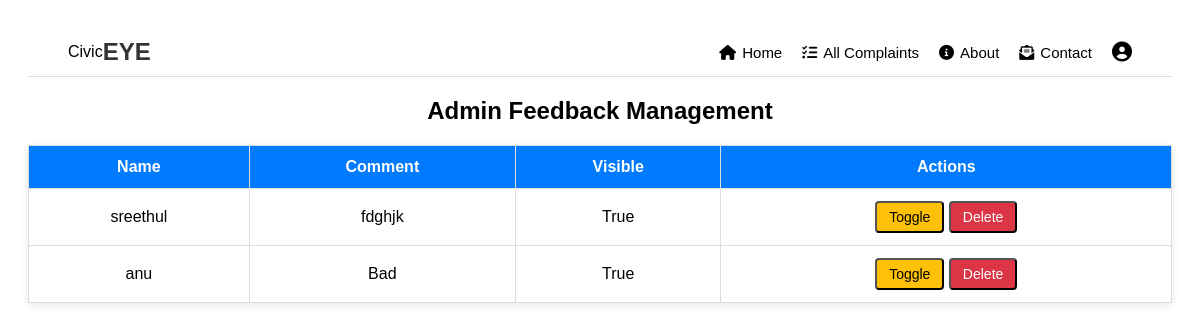
The page /admin_feedback on the database as committed earlier.
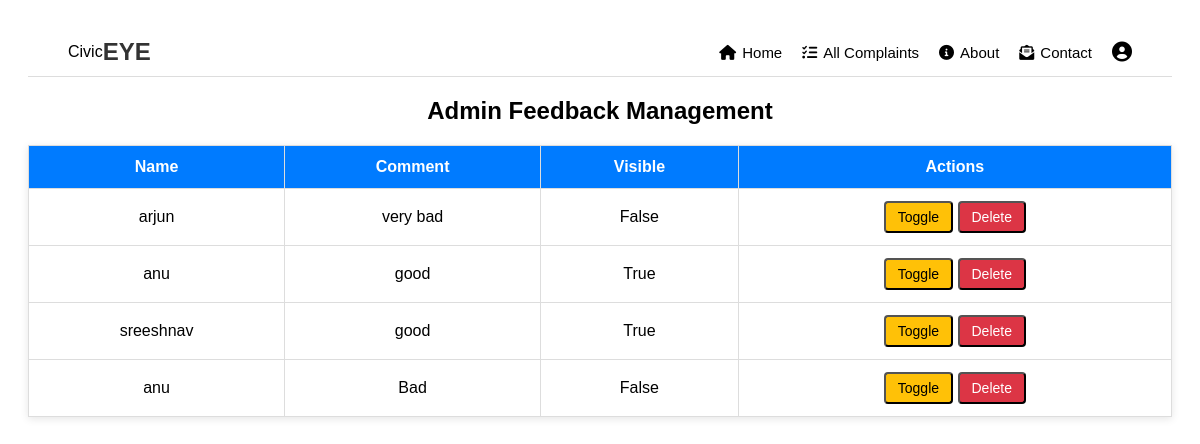
The same page on the database as committed later.
### myapp/models.py (models this page shows, shortened)
class Feedback(models.Model):
    name = models.CharField(max_length=100)
    suggestion = models.TextField()
    submitted_at = models.DateTimeField(auto_now_add=True)
    is_visible = models.BooleanField(default=True)

### myapp/views.py (the view)
# urls.py: path('admin_feedback', views.admin_feedback, name='admin_feedback'),
def admin_feedback(request):
    feedback_list = Feedback.objects.all().order_by('-submitted_at')
    return render(request, 'feedback_admin.html', {'feedbacks': feedback_list})

### template/feedback_admin.html (shortened to what this page needs)
<!DOCTYPE html>
<html>
<head>
    <link rel="stylesheet" href="https://cdnjs.cloudflare.com/ajax/libs/font-awesome/6.0.0-beta3/css/all.min.css">
</head>
<body>
  <header>
    <div class="logo">
      <div class="logo">Civic<span>EYE</span></div>
    </div>
    <nav>
      <a href="{% url 'admin_dashboard' %}"><i class="fas fa-home"></i> Home</a>
      <a href="{% url 'admin_complainte' %}"><i class="fas fa-tasks"></i> All Complaints</a>
      <a href="{% url 'about_view' %}"><i class="fas fa-info-circle"></i>About</a>
      <a href="{% url 'contact_view' %}"><i class="fas fa-envelope-open-text"></i>Contact</a>
      <div class="profile-menu">
        <i class="fas fa-user-circle profile-icon"></i>
      </div>
    </nav>
  </header>
    <h2>Admin Feedback Management</h2>
    <table>
        <thead>
            <tr>
                <th>Name</th>
                <th>Comment</th>
                <th>Visible</th>
                <th>Actions</th>
            </tr>
        </thead>
        <tbody>
            {% for feedback in feedbacks %}
                <tr>
                    <td>{{ feedback.name }}</td>
                    <td>{{ feedback.suggestion }}</td>
                    <td>{{ feedback.is_visible }}</td>
                    <td>
                        <form action="{% url 'toggle_visibility' feedback.id %}" method="POST" style="display:inline;">
                            <button class="button toggle" type="submit">Toggle</button>
                        </form>
                        <form action="{% url 'delete_feedback' feedback.id %}" method="POST" style="display:inline;">
                            <button class="button delete" type="submit">Delete</button>
                        </form>
                    </td>
                </tr>
            {% empty %}
                <tr>
                    <td colspan="4">No feedback available.</td>
                </tr>
            {% endfor %}
        </tbody>
    </table>
</body>
</html>

### template/feedback_admin.html (style rules this page uses)
body { font-family: Arial, sans-serif; padding: 20px; background: #fff; }
header { background-color: #fff; padding: 10px 40px; display: flex; align-items: center; justify-content: space-between; border-bottom: 1px solid #ddd; position: sticky; top: 0; z-index: 1000; }
header .logo { display: flex; align-items: center; }
header .logo span { font-weight: bold; font-size: 1.5rem; color: #333; }
nav { display: flex; align-items: center; gap: 20px; }
nav a { text-decoration: none; color: #000; font-weight: 500; display: flex; align-items: center; gap: 6px; font-size: 15px; }
.profile-menu { position: relative; }
.profile-icon { font-size: 20px; cursor: pointer; color: #000; }
h2 { text-align: center; margin-bottom: 20px; }
table { width: 100%; border-collapse: collapse; background: white; box-shadow: 0 2px 8px rgba(0, 0, 0, 0.1); }
th, td { padding: 12px; border: 1px solid #ddd; text-align: center; }
th { background-color: #007BFF; color: white; }
.button { padding: 6px 12px; text-decoration: none; border-radius: 4px; font-size: 14px; transition: background-color 0.3s ease; }
.toggle { background-color: #ffc107; color: black; }
.delete { background-color: #dc3545; color: white; }

Rows that differ between the two databases and show on the page:
removed Feedback: name "sreethul", suggestion "fdghjk", is_visible "True"
added Feedback: name "arjun", suggestion "very bad", is_visible "False"
added Feedback: name "anu", suggestion "good", is_visible "True"
added Feedback: name "sreeshnav", suggestion "good", is_visible "True"
changed Feedback "Bad": is_visible "True" → "False"
